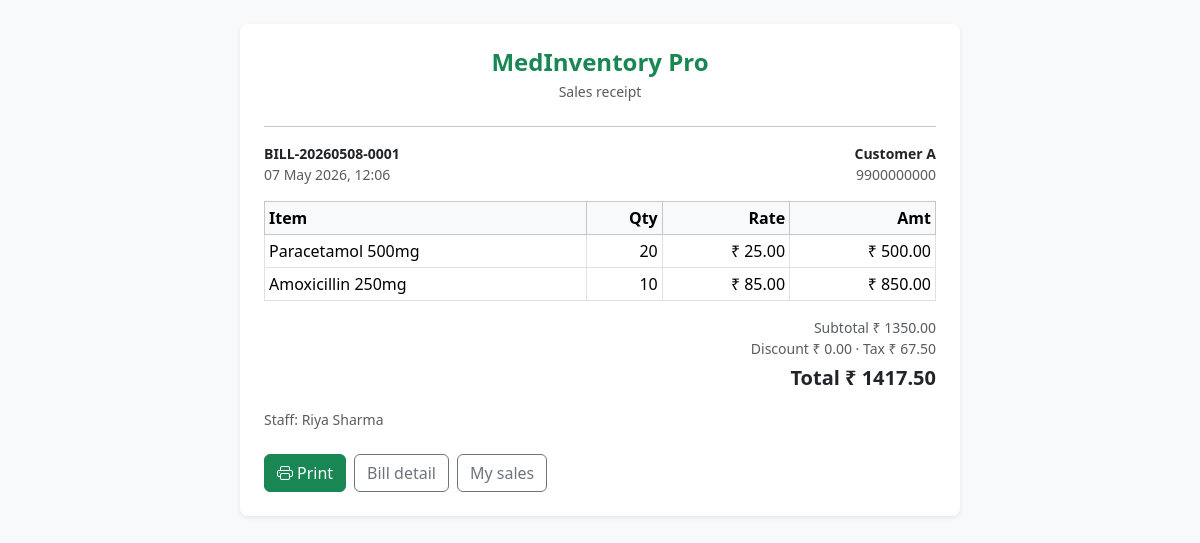
The page /staff/billing/1/print (signed in) on the database its author committed.
### app/models.py (models this page shows, shortened)
class Bill(db.Model):
    __tablename__ = "bills"
    id = db.Column(db.Integer, primary_key=True)
    bill_number = db.Column(db.String(40), unique=True, nullable=False, index=True)
    customer_id = db.Column(db.Integer, db.ForeignKey("customers.id"), nullable=False)
    staff_id = db.Column(db.Integer, db.ForeignKey("users.id"), nullable=False)
    created_at = db.Column(db.DateTime, default=datetime.utcnow, index=True)
    discount_percent = db.Column(db.Numeric(5, 2), default=Decimal("0"))
    tax_percent = db.Column(db.Numeric(5, 2), default=Decimal("0"))
    subtotal = db.Column(db.Numeric(14, 2), default=Decimal("0"))
    discount_amount = db.Column(db.Numeric(14, 2), default=Decimal("0"))
    tax_amount = db.Column(db.Numeric(14, 2), default=Decimal("0"))
    grand_total = db.Column(db.Numeric(14, 2), default=Decimal("0"))
    notes = db.Column(db.Text)
    items = db.relationship("BillItem", backref="bill", lazy="dynamic", cascade="all, delete-orphan")
    returns = db.relationship("MedicineReturn", backref="bill", lazy="dynamic")

class Customer(db.Model):
    __tablename__ = "customers"
    id = db.Column(db.Integer, primary_key=True)
    name = db.Column(db.String(120), nullable=False, index=True)
    contact_number = db.Column(db.String(32))
    email = db.Column(db.String(120))
    address = db.Column(db.Text)
    created_at = db.Column(db.DateTime, default=datetime.utcnow)
    bills = db.relationship("Bill", backref="customer", lazy="dynamic")

class BillItem(db.Model):
    __tablename__ = "bill_items"
    id = db.Column(db.Integer, primary_key=True)
    bill_id = db.Column(db.Integer, db.ForeignKey("bills.id"), nullable=False)
    medicine_id = db.Column(db.Integer, db.ForeignKey("medicines.id"), nullable=False)
    quantity = db.Column(db.Integer, nullable=False)
    unit_price = db.Column(db.Numeric(12, 2), nullable=False)
    unit_cost = db.Column(db.Numeric(12, 2), nullable=False)
    line_total = db.Column(db.Numeric(14, 2), nullable=False)

class Medicine(db.Model):
    __tablename__ = "medicines"
    id = db.Column(db.Integer, primary_key=True)
    name = db.Column(db.String(160), nullable=False, index=True)
    brand_id = db.Column(db.Integer, db.ForeignKey("brands.id"), nullable=False)
    category_id = db.Column(db.Integer, db.ForeignKey("categories.id"), nullable=False)
    supplier_id = db.Column(db.Integer, db.ForeignKey("suppliers.id"), nullable=False)
    batch_number = db.Column(db.String(80), nullable=False, index=True)
    manufacturing_date = db.Column(db.Date, nullable=False)
    expiry_date = db.Column(db.Date, nullable=False, index=True)
    purchase_price = db.Column(db.Numeric(12, 2), nullable=False)
    selling_price = db.Column(db.Numeric(12, 2), nullable=False)
    quantity = db.Column(db.Integer, nullable=False, default=0)
    min_stock_level = db.Column(db.Integer, nullable=False, default=10)
    description = db.Column(db.Text)
    created_at = db.Column(db.DateTime, default=datetime.utcnow)
    bill_items = db.relationship("BillItem", backref="medicine", lazy="dynamic")
    purchase_lines = db.relationship("Purchase", backref="medicine", lazy="dynamic")

class User(UserMixin, db.Model):
    __tablename__ = "users"
    id = db.Column(db.Integer, primary_key=True)
    username = db.Column(db.String(80), unique=True, nullable=False, index=True)
    password_hash = db.Column(db.String(256), nullable=False)
    full_name = db.Column(db.String(120), nullable=False)
    email = db.Column(db.String(120))
    phone = db.Column(db.String(32))
    role = db.Column(db.String(20), nullable=False, default="staff")  # admin | staff
    is_active = db.Column(db.Boolean, default=True)
    created_at = db.Column(db.DateTime, default=datetime.utcnow)
    bills = db.relationship("Bill", backref="staff", lazy="dynamic")
    returns = db.relationship("MedicineReturn", backref="staff", lazy="dynamic")

### app/staff_routes.py (the view)
@staff_bp.route("/billing/<int:bid>/print")
@login_required
@staff_required
def bill_print(bid):
    bill = Bill.query.get_or_404(bid)
    if bill.staff_id != current_user.id:
        flash("Not your bill.", "danger")
        return redirect(url_for("staff.sales"))
    return render_template("staff/bill_print.html", bill=bill)

### app/utils.py (called while the page is built)
def staff_required(view):
    @wraps(view)
    def wrapped(*args, **kwargs):
        if not current_user.is_authenticated:
            flash("Please log in to continue.", "warning")
            return redirect(url_for("main.login", next=request.url))
        if current_user.role != "staff":
            flash("Staff area only.", "danger")
            return redirect(url_for("admin.dashboard"))
        return view(*args, **kwargs)
    return wrapped

### app/templates/staff/bill_print.html (shortened to what this page needs)
<!DOCTYPE html>
<html lang="en">
<head>
  <link href="https://cdn.jsdelivr.net/npm/bootstrap@5.3.3/dist/css/bootstrap.min.css" rel="stylesheet">
</head>
<body class="p-4 bg-light">
<div class="container bg-white shadow-sm rounded-3 p-4" style="max-width:720px">
  <h4 class="text-center fw-bold text-success mb-1">MedInventory Pro</h4>
  <p class="text-center small text-muted mb-4">Sales receipt</p>
  <hr>
  <div class="row small mb-3">
    <div class="col-7">
      <strong class="d-block">{{ bill.bill_number }}</strong>
      <span class="text-muted">{{ bill.created_at.strftime('%d %b %Y, %H:%M') }}</span>
    </div>
    <div class="col-5 text-end">
      <strong>{{ bill.customer.name }}</strong>
      {% if bill.customer.contact_number %}<br><span class="text-muted">{{ bill.customer.contact_number }}</span>{% endif %}
    </div>
  </div>
  <table class="table table-sm table-bordered"><thead class="table-light"><tr><th>Item</th><th class="text-end">Qty</th><th class="text-end">Rate</th><th class="text-end">Amt</th></tr></thead><tbody>
  {% for li in bill.items %}<tr><td>{{ li.medicine.name }}</td><td class="text-end">{{ li.quantity }}</td><td class="text-end">₹ {{ '%.2f'|format(li.unit_price|float) }}</td><td class="text-end">₹ {{ '%.2f'|format(li.line_total|float) }}</td></tr>{% endfor %}
  </tbody></table>
  <div class="text-end mb-3">
    <div class="small text-muted">Subtotal ₹ {{ '%.2f'|format(bill.subtotal|float) }}</div>
    <div class="small text-muted">Discount ₹ {{ '%.2f'|format(bill.discount_amount|float) }} · Tax ₹ {{ '%.2f'|format(bill.tax_amount|float) }}</div>
    <div class="fs-5 fw-bold mt-1">Total ₹ {{ '%.2f'|format(bill.grand_total|float) }}</div>
  </div>
  <p class="small text-muted mb-4">Staff: {{ bill.staff.full_name }}</p>
  <div class="d-flex flex-wrap gap-2 no-print">
    <button type="button" class="btn btn-success" onclick="window.print()"><i class="bi bi-printer me-1"></i>Print</button>
    <a href="{{ url_for('staff.bill_detail', bid=bill.id) }}" class="btn btn-outline-secondary">Bill detail</a>
    <a href="{{ url_for('staff.sales') }}" class="btn btn-outline-secondary">My sales</a>
  </div>
</div>
<link rel="stylesheet" href="https://cdn.jsdelivr.net/npm/bootstrap-icons@1.11.3/font/bootstrap-icons.min.css">
</body>
</html>

### rows shown on the page
Bill: bill_number "BILL-20260508-0001", created_at "07 May 2026, 12:06", subtotal "1350.00", discount_amount "0.00", tax_amount "67.50", grand_total "1417.50"
Customer: customer.name "Customer A", customer.contact_number "9900000000"
BillItem: medicine.name "Paracetamol 500mg", quantity "20", unit_price "25.00", line_total "500.00"
BillItem: medicine.name "Amoxicillin 250mg", quantity "10", unit_price "85.00", line_total "850.00"
User: staff.full_name "Riya Sharma"
